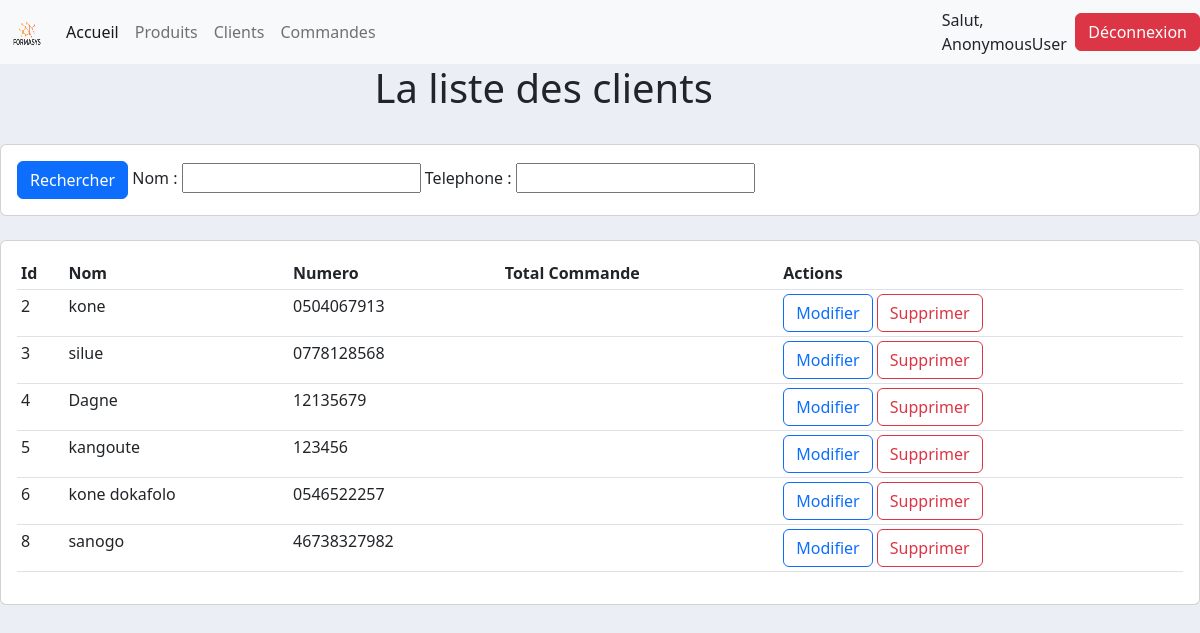
Screenshot of /client with the database file from the repository.
### client/models.py (models this page shows, shortened)
class Client(models.Model):
    nom=models.CharField(max_length=200, null=True)
    telephone=models.CharField(max_length=200, null=True)
    date_creation=models.DateTimeField(auto_now_add=True, null=True)

### client/views.py (the view)
# urls.py: path('client', views.listeClient, name='listeClient'),
def listeClient(request):
    clients = Client.objects.all()
    filtreClient = CLientFiltre(request.GET, queryset=clients)
    clients=filtreClient.qs
    context = {'filtre':filtreClient, 'clients':clients}
    return render(request, 'client/client.html', context)

### templates/client/client.html (shortened to what this page needs)
{% extends 'template.html' %}
{% block contenu %}
    <div class="container">
        <div class="row justify-content-center">
             <div class="col-5"> <h1>La liste des clients</h1></div>
        </div>
    </div>
<br>
<div class="row">
	<div class="col">
		<div class="card card-body">
			<form method="get">
				<button class="btn btn-primary" type="submit">Rechercher</button>
					{{ filtre.form }}
		  	</form>
		</div>
	</div>
</div>
<br>
<div class="row">
	<div class="col-md">
		<div class="card card-body">
			<table class="table table-sm">
				<tr>
					<th>Id</th>
					<th>Nom</th>
					<th>Numero</th>
					<th>Total Commande</th>
					<th>Actions</th>
				</tr>
				{% for client in clients %}
					<tr>
						<td>{{client.id}}</td>
						<td>{{client.nom}}</td>
						<td>{{client.telephone}}</td>
						<td></td>
						<td><a href="" class="btn btn-outline-primary">Modifier</a> 	<a href="" class="btn btn-outline-danger">Supprimer</a></td>
					</tr>
				{% endfor %}
			</table>
		</div>
	</div>
</div>
{% endblock %}

### templates/template.html (shortened to what this page needs)
{% load static %}
<!DOCTYPE html>
<html lang="en">
<head>
<link href="https://cdn.jsdelivr.net/npm/bootstrap@5.2.0/dist/css/bootstrap.min.css" rel="stylesheet">
    <link rel="stylesheet" href="{% static 'css/template.css' %}">
</head>
<body>
{% include 'base/navbar.html' %}
    {% block contenu %}
    {% endblock %}
{% include 'base/footer.html' %}
</body>
</html>

### templates/base/navbar.html (shortened to what this page needs)
{% load static %}
    <nav class="navbar navbar-expand-lg bg-light">
      <div class="container-fluid">
        <a class="navbar-brand" href="#"><img src="{% static 'images/logo.png' %}" alt="notre logo" srcset="" style="height:30px; width:30px"></a>
        <div class="collapse navbar-collapse" id="navbarNavAltMarkup">
          <div class="navbar-nav">
            <a class="nav-link active" aria-current="page" href="/">Accueil</a>
            <a class="nav-link" href="/produit">Produits</a>
            <a class="nav-link" href="/client">Clients</a>
            <a class="nav-link" href="/commande">Commandes</a>
          </div>
        </div>
      </div>
      <span>Salut, {{request.user }}</span>
       <span><a href="{% url 'deconnexion' %}" class="btn btn-danger">Déconnexion</a></span>
    </nav>

### templates/base/footer.html (shortened to what this page needs)
<!DOCTYPE html>
<html lang="en">
<head>
</head>
<body>
</body>
</html>

### static/css/template.css (style rules this page uses)
body { background-color: #ebeff5; }

### rows the page displays
Client: id "2", nom "kone", telephone "0504067913"
Client: id "3", nom "silue", telephone "0778128568"
Client: id "4", nom "Dagne", telephone "12135679"
Client: id "5", nom "kangoute", telephone "123456"
Client: id "6", nom "kone dokafolo", telephone "0546522257"
Client: id "8", nom "sanogo", telephone "46738327982"

### other values shown
{{ request.user }} "AnonymousUser"
